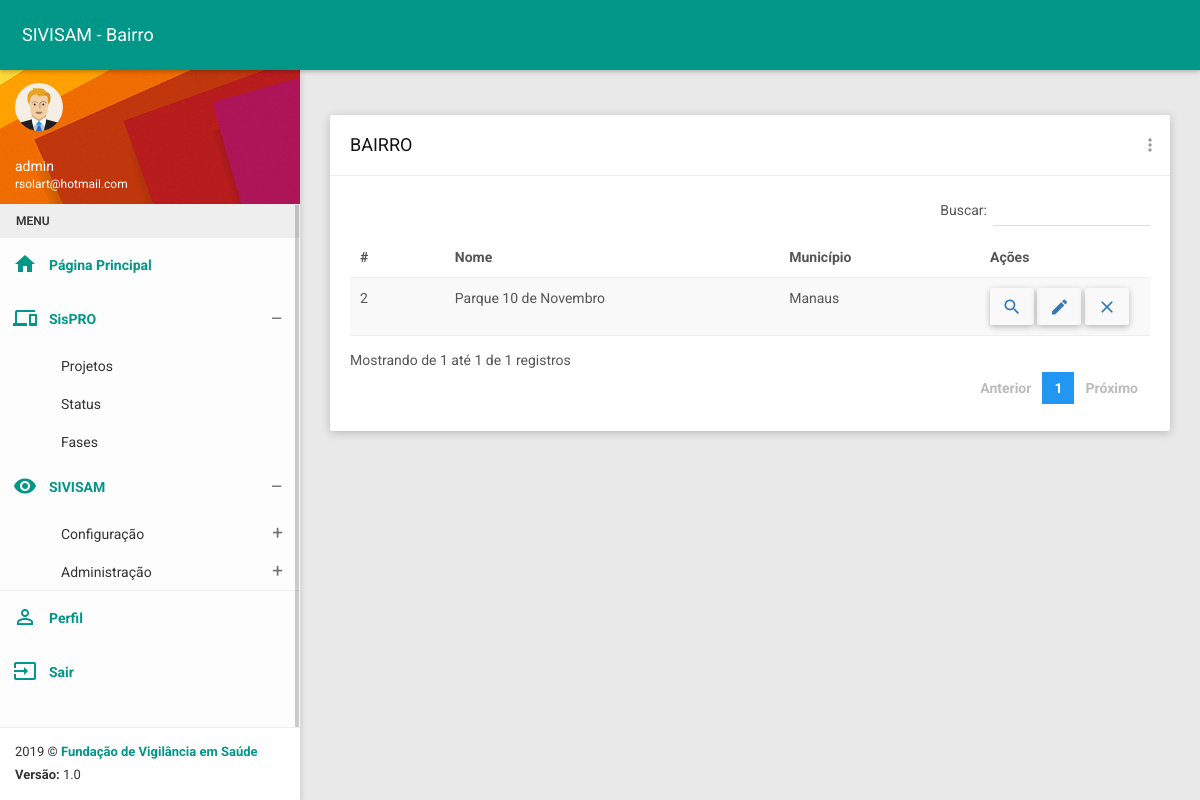
The app's page /devisa/bairro_list (signed in) with its own data.
### devisa/models.py (models this page shows, shortened)
class Bairro(models.Model):
    bairro_nome = models.CharField(verbose_name='bairro', max_length=100)
    municipio = models.ForeignKey(Municipio, on_delete=models.PROTECT)
    class Meta:
        permissions = (
            ('bairro_list', 'Pode listar bairros'),
            ('bairro_create', 'Pode cadastrar bairro'),
            ('bairro_update', 'Pode editar bairro'),
            ('bairro_view', 'Pode ver bairro'),
            ('bairro_delete', 'Pode excluir bairro')
        )

class Municipio(models.Model):
    mun_nome = models.CharField(verbose_name='municipio', max_length=100)
    estado = models.ForeignKey(Estado, on_delete=models.PROTECT)
    class Meta:
        permissions = (
            ('municipio_list', 'Pode listar municípios'),
            ('municipio_create', 'Pode cadastrar município'),
            ('municipio_update', 'Pode editar município'),
            ('municipio_view', 'Pode ver município'),
            ('municipio_delete', 'Pode excluir município')
        )
    def __str__(self):
        return self.mun_nome

### devisa/views.py (the view)
# urls.py: path('bairro_list', bairro_list, name="bairro_list"),
@login_required
@permission_required('devisa.bairro_list')
def bairro_list(request):
    model = Bairro.objects.all()
    q = request.GET.get('pesquisar_por')
    if q is not None:
        model = model.filter(Q(bairro_nome__icontains=q) | Q(municipio__icontains=q))
    return render(request, 'bairro/bairro_list.html', {'bairros': model})

### devisa/templates/bairro/bairro_list.html (shortened to what this page needs)
{% extends 'base.html' %}
{% load static %}
{% block css %}
    <link href="{% static 'plugins/bootstrap/css/bootstrap.css' %}" rel="stylesheet">
    <link href="{% static 'plugins/node-waves/waves.css' %}" rel="stylesheet" />
    <link href="{% static 'plugins/animate-css/animate.css' %}" rel="stylesheet" />
    <link href="{% static 'plugins/jquery-datatable/skin/bootstrap/css/dataTables.bootstrap.css' %}" rel="stylesheet">
    <link href="{% static 'css/style.css' %}" rel="stylesheet">
    <link href="{% static 'css/themes/all-themes.css' %}" rel="stylesheet" />
{% endblock %}
{% block title %} SIVISAM - Bairro {% endblock %}
{% block content %}
<div class="row clearfix">
                <div class="col-lg-12 col-md-12 col-sm-12 col-xs-12">
                    <div class="card">
                        <div class="header">
                            <h2>
                                BAIRRO
                            </h2>
                            <ul class="header-dropdown m-r--5">
                                <li class="dropdown">
                                    <a href="javascript:void(0);" class="dropdown-toggle" data-toggle="dropdown" role="button" aria-haspopup="true" aria-expanded="false">
                                        <i class="material-icons">more_vert</i>
                                    </a>
                                </li>
                            </ul>
                        </div>
                        <div class="body">
                            <div class="table-responsive">
                                <table class="table table-striped table-hover dataTable js-exportable">
                                    <thead>
                                        <tr>
                                            <th>#</th>
                                            <th>Nome</th>
                                            <th>Município</th>
                                            <th>Ações</th>
                                        </tr>
                                    </thead>
                                    <tbody>
                                        {% for bairro in bairros %}
                                        <tr>
                                            <td>{{ bairro.id }}</td>
                                            <td>{{ bairro.bairro_nome }}</td>
                                            <td>{{ bairro.municipio }}</td>
                                            <td style="width: 150px;">
                                                <a href="{% url 'bairro_view' bairro.id %}" class="btn"><i class="material-icons">search</i></a>
                                                <a href="{% url 'bairro_update' bairro.id %}" class="btn"><i class="material-icons">mode_edit</i></a>
                                                <a href="{% url 'bairro_delete' bairro.id %}" class="btn"><i class="material-icons">close</i></a>
                                            </td>
                                        </tr>
                                        {% endfor %}
                                    </tbody>
                                </table>
                            </div>
                        </div>
                    </div>
                </div>
</div>
{% endblock %}

### templates/base.html (shortened to what this page needs)
{% load static %}
<!DOCTYPE html>
<html>
<head>
    {% block css %}
    {% endblock %}
</head>
<body class="theme-teal">
    <nav class="navbar">
        <div class="container-fluid">
            <div class="navbar-header">
                <a class="navbar-brand" href="javascript:void(0);">{% block title %}{% endblock %}</a>
            </div>
            <div class="collapse navbar-collapse" id="navbar-collapse">
            </div>
        </div>
    </nav>
    <section>
        <aside id="leftsidebar" class="sidebar">
            <div class="user-info">
                <div class="image">
                    <img src="{% static 'images/user.png' %}" width="48" height="48" alt="User" />
                </div>
                <div class="info-container">
                    <div class="name" data-toggle="dropdown" aria-haspopup="true" aria-expanded="false">{{ user.username }}</div>
                    <div class="email">{{ user.email }}</div>
                </div>
            </div>
            <div class="menu">
                <ul class="list">
                    <li class="header">MENU</li>
                    <li class="active">
                        <a href="{% url 'home' %}">
                            <i class="material-icons">home</i>
                            <span>Página Principal</span>
                        </a>
                    </li>
                    <li class="active">
                        {% if perms.sistemasfvs.sistema_list %}
                                <a href="javascript:void(0);" class="menu-toggle">
                                    <i class="material-icons">devices</i>
                                    <span>SisPRO</span>
                                </a>
                        {% endif %}
                        <ul class="ml-menu">
                            <li>
                                <a href="{% url 'sistema_list' %}">
                                    <span>Projetos</span>
                                </a>
                            </li>
                            <li>
                                <a href="{% url 'status_list' %}">
                                    <span>Status</span>
                                </a>
                            </li>
                            <li>
                                <a href="{% url 'fase_list' %}">
                                    <span>Fases</span>
                                </a>
                            </li>
                        </ul>
                    </li>
                    <li class="active">
                        <a href="javascript:void(0);" class="menu-toggle" style="">
                            <i class="material-icons">remove_red_eye</i>
                            <span>SIVISAM</span>
                        </a>
                        <ul class="ml-menu">
                            <li>
                                <a href="javascript:void(0);" class="menu-toggle">
                                    <span>Configuração</span>
                                </a>
                            </li>
                            <li>
                                <a href="javascript:void(0);" class="menu-toggle">
                                    <span>Administração</span>
                                </a>
                            </li>
                        </ul>
                    </li>
                    <li style="border-top: 1px solid #eee;" class="active">
                        <a href="{% url 'perfil' %}">
                            <i class="material-icons">perm_identity</i>
                            <span>Perfil</span>
                        </a>
                    </li>
                    <li class="active">
                        <a href="{% url 'logout' %}">
                            <i class="material-icons">input</i>
                            <span>Sair</span>
                        </a>
                    </li>
                </ul>
            </div>
            <div class="legal">
                <div class="copyright">
                     2019 &copy; <a href="http://www.fvs.am.gov.br">Fundação de Vigilância em Saúde</a>
                </div>
                <div class="version">
                    <b>Versão: </b> 1.0
                </div>
            </div>
        </aside>
    </section>
    <section class="content">
        <div class="container-fluid">
           {% block content %}
           {% endblock %}
        </div>
    </section>
</body>
</html>

### statics/css/themes/all-themes.css (style rules this page uses)
.theme-teal .navbar { background-color: #009688; }
.theme-teal .navbar-brand { color: #fff; }
.theme-teal .sidebar .menu .list li.active { background-color: transparent; }
.theme-teal .sidebar .menu .list li.active > :first-child i, .theme-teal .sidebar .menu .list li.active > :first-child span { color: #009688; }
.theme-teal .sidebar .menu .list .toggled { background-color: transparent; }
.theme-teal .sidebar .menu .list .ml-menu { background-color: transparent; }
.theme-teal .sidebar .legal { background-color: #fff; }
.theme-teal .sidebar .legal .copyright a { color: #009688 !important; }

### records on screen
Bairro: id "2", bairro_nome "Parque 10 de Novembro", municipio "Manaus"

### other values on screen
{{ user.username }} "admin"
{{ user.email }} "rsolart@hotmail.com"
